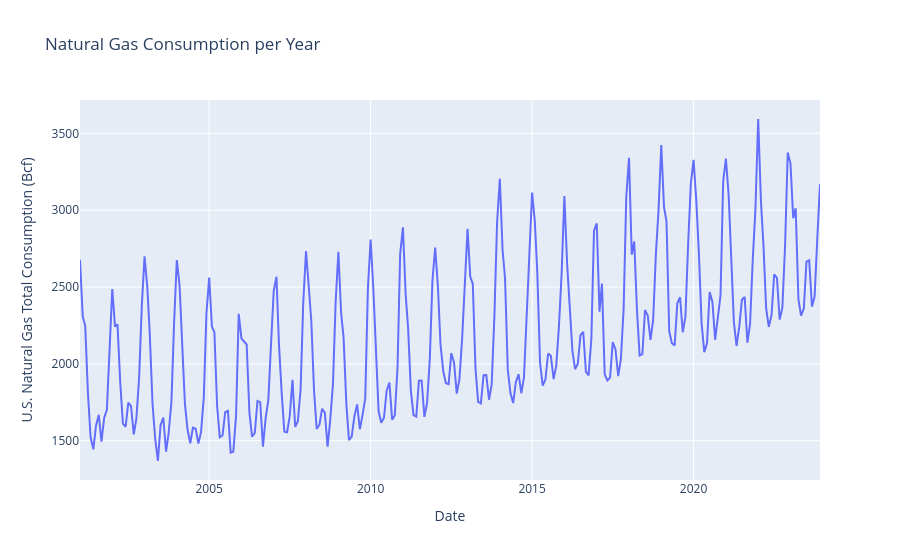

Here is the notebook cell this chart was saved with:
### Code cell
fig = px.line(
    df,
    x=df.index,
    y="U.S. Natural Gas Total Consumption (Bcf)",
    title="Natural Gas Consumption per Year"
)
fig.show()

### Figure 1 — Plotly figure (JSON) as saved in the notebook; plotly's stock layout.template omitted (floating-point values rounded to 4 significant figures; data arrays with more than 128 entries replaced by an {"elided": "..."} marker saying what was removed)
{"data": [{"hovertemplate": "Date=%{x}<br>U.S. Natural Gas Total Consumption (Bcf)=%{y}<extra></extra>", "legendgroup": "", "line": {"color": "#636efa", "dash": "solid"}, "marker": {"symbol": "circle"}, "mode": "lines", "name": "", "orientation": "v", "showlegend": false, "type": "scatter", "x": {"elided": "276 str values"}, "xaxis": "x", "y": {"elided": "276 float values"}, "yaxis": "y"}], "layout": {"legend": {"tracegroupgap": 0}, "title": {"text": "Natural Gas Consumption per Year"}, "xaxis": {"anchor": "y", "domain": [0, 1], "title": {"text": "Date"}}, "yaxis": {"anchor": "x", "domain": [0, 1], "title": {"text": "U.S. Natural Gas Total Consumption (Bcf)"}}}}
